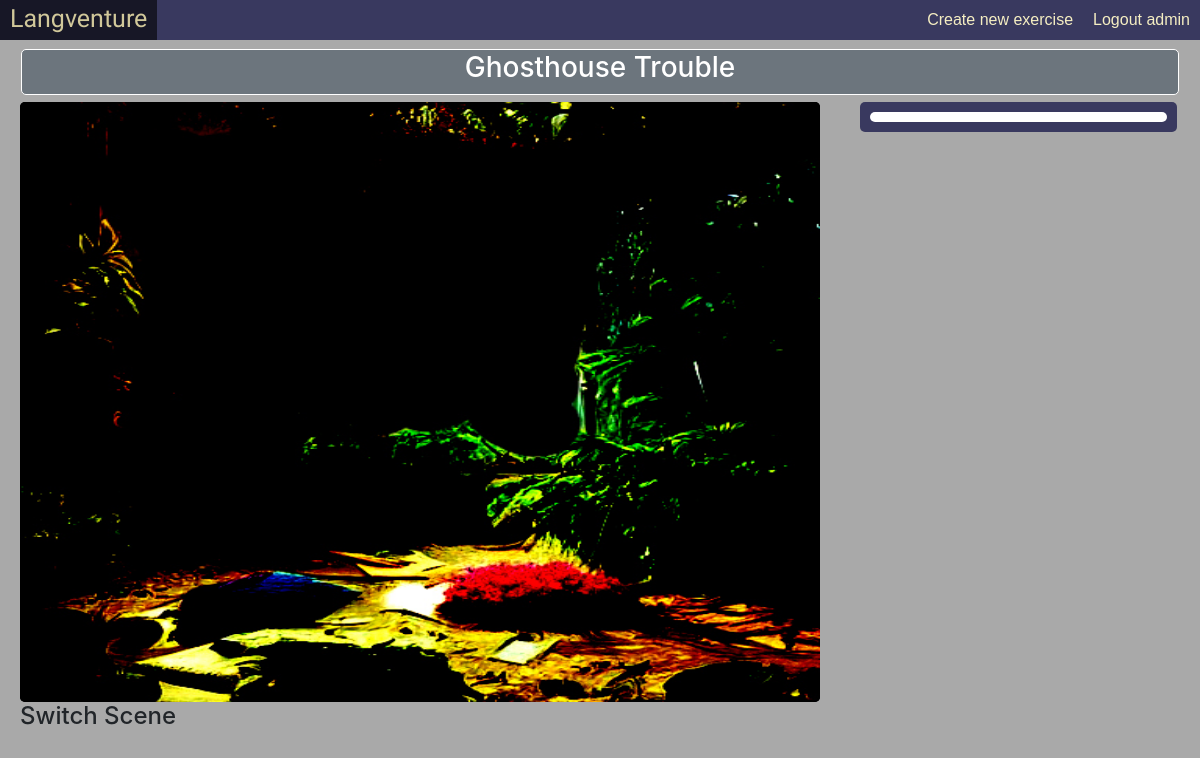
The app's page /story/10 (signed in) with its own data.
### gapfiller/models.py (models this page shows)
class User(AbstractUser):
    pass

### story/models.py (models this page shows)
class Story(models.Model):
    name = models.TextField()
    finished = models.BooleanField(default=False)
    user = models.ForeignKey(User, on_delete=models.CASCADE, related_name="storys", default="")

class Scene(models.Model):
    story = models.ForeignKey(Story, blank=True, default=None, on_delete=models.CASCADE, related_name="scenes")
    name = models.TextField()
    background = models.ImageField(blank=True, default=None, upload_to="images")
    description = models.TextField(default="")
    users = models.ManyToManyField(User, blank=True, related_name="scences")

### story/views.py (the view)
# urls.py: path("", include('story.urls')),
@login_required
def story(request, id):
    story = Story.objects.get(pk=id)
    user = request.user
    current_scene = story.scenes.all().first()
    scenes = user.scences.filter(story=story)
    if scenes:
        current_scene = scenes.first()
    user_knowledge = user.knowledge_items.all()
    return render(request, "story/show.html", {
        "story": story,
        "current_scene": current_scene,
        "knowledge_items": user_knowledge,
    })

### story/templates/story/show.html (shortened to what this page needs)
{% extends "gapfiller/layout.html" %}
{% load static %}
{% block body %}
    <div style="overflow-y:hidden;">
    <div style="margin:16px;margin-top:5px;color:white;padding:5px;height:50px;margin-bottom:-18px;">
        <div class="actor_title" style="padding:1px;border:solid;border-width:thin;">
            <h3>{{ story.name }}</h3>
        </div>
    </div>
    <div class="create_section" style="min-height:100%;">
        <div>
            <div class="left_actor_box"
                 id="bg"
                 data-sceneid="{{ current_scene_id }}"
                 style="background:black; width:800px">
                <img src="{{ current_scene.background.url }}" style="width:800px;height:600px;border-radius:5px;">
            </div>
            <div class="right_actor_box" id="dialog_field">
                <div class="inner_box" style="padding:5px;height:auto">
                    <div id="description_box"
                         style="background:white;margin:5px;border-radius:5px;color:black;padding:5px"
                    >
                    </div>
                </div>
            </div>
            <div>
                <h4>Switch Scene</h4>
            </div>
        </div>
    </div>
    </div>
{% endblock %}

### gapfiller/templates/gapfiller/layout.html (shortened to what this page needs)
{% load static %}
<html lang="en">
<head>
    <link
        rel="stylesheet"
        href="https://unpkg.com/purecss@2.0.3/build/pure-min.css"
    />
    <link
        rel="stylesheet"
        href="https://netdna.bootstrapcdn.com/font-awesome/4.0.3/css/font-awesome.css"
    />
    <link rel="stylesheet" href="https://cdn.jsdelivr.net/npm/bootstrap@4.3.1/dist/css/bootstrap.min.css">
    <link rel="stylesheet" href="{% static 'gapfiller/main_style.css' %}">
    <link rel="stylesheet" href="{% static 'gapfiller/story.css' %}">
</head>
<body>
    <div class="header">
        <a href="{% url 'index' %}" class="header_title">
            Langventure
        </a>
        {% if user.is_authenticated %}
            <a href="{% url 'logout' %}"
               style="float:right;
                      font-family: sans-serif, Arial, Helvetica;
                      font-size:16px;
                      line-height:40px;
                      text-decoration:none;
                      font-weight:100;"
               class="header_title">
                Logout {{ user.get_username }}
            </a>
        <div class="dropdown">
            <button class="dropdown_button">Create new exercise</button>
        </div>
        {% endif %}
    </div>
    <div class="body_container">
        {% block body %}
        {% endblock %}
    </div>
</body>
</html>

### gapfiller/static/gapfiller/main_style.css (style rules this page uses)
body { margin:0px; padding:0px; background-color:darkgrey; /'lightgrey;*/ height:100%; min-height: 100%; }
.header { color: #f5eec2; background-color: #39395f; line-width:40px; height:40px; margin:0px; padding:0px; position: fixed; top:0; width:100%; }
.header_title { padding-left: 10px; padding-right: 10px; line-width:40px; height:40px; color: #f5eec2; font-family: Sriracha; font-size: 25px; float: left; text-decoration: none; }
html { height: 100%; min-height: 100%; }
.body_container { margin-top: 45px; height: 100%; }
.create_section { margin: 20px; }
.dropdown { color: #f5eec2; position: relative; display: inline-block; float: right; }
.dropdown_button { font-family: sans-serif, Arial, Helvetica; height: 40px; background-color: #39395f; line-height: 40px; color: #f5eec2; padding: 0 10px; font-size: 16px; border: none; cursor: pointer; }

### gapfiller/static/gapfiller/story.css (style rules this page uses)
.actor_title { background: #6c757d; text-align: center; color:white; padding:0px; margin-top:-6px; border-radius:5px; }
.left_actor_box { width: 80%; display: inline-block; margin: 0px; border-radius:5px; }
.right_actor_box { width: 20%; display: inline-block; float: right; }
.inner_box { margin-right: 3px; background: #39395f; border-radius: 5px; padding: 3px; color: #f5eec2; }

### records on screen
User: get_username "admin"
Story: name "Ghosthouse Trouble"
Scene: background (picture)
